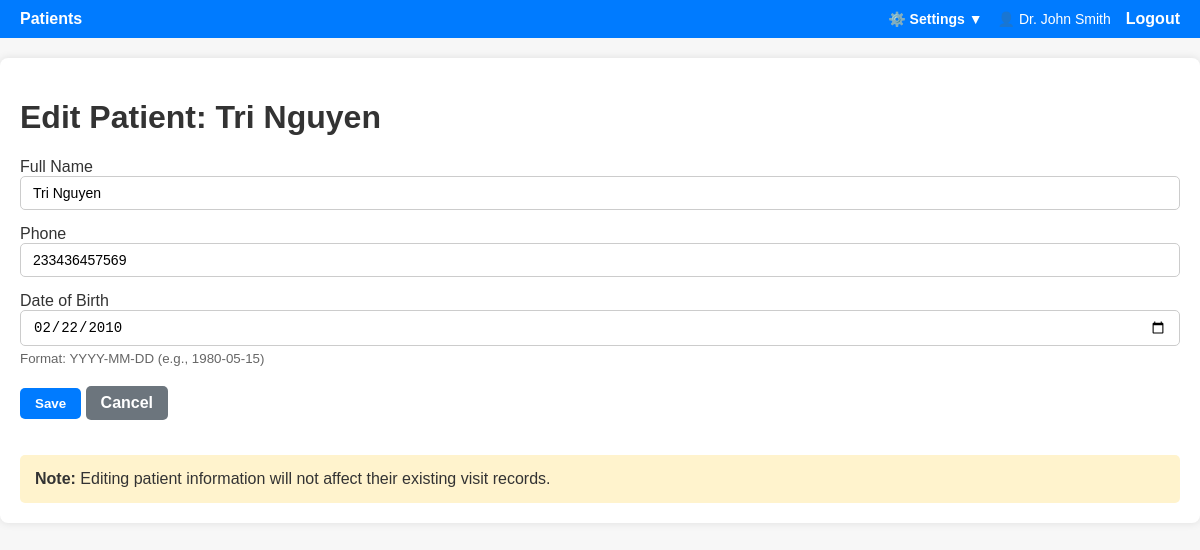
Screenshot of /patients/17/edit (signed in) with the database file from the repository.
### doctor_app/models.py (models this page shows, shortened)
class User(UserMixin, db.Model):
    id = db.Column(db.Integer, primary_key=True)
    username = db.Column(db.String(80), unique=True, nullable=False)
    password_hash = db.Column(db.String(255), nullable=False)
    role = db.Column(db.String(20), default="doctor")  # 'admin' or 'doctor'
    full_name = db.Column(db.String(120), nullable=True)
    email = db.Column(db.String(120), nullable=True)
    location = db.Column(
        db.String(255), nullable=True
    )  # UPDATED: Increased to 255 for full addresses
    created_at = db.Column(db.DateTime, default=datetime.utcnow)
    is_active = db.Column(db.Boolean, default=True)
    visits = db.relationship(
        "Visit", backref="creator", lazy=True, foreign_keys="Visit.created_by"
    )
    patients = db.relationship("Patient", backref="primary_doctor", lazy=True)
    def is_admin(self):
        return self.role == "admin"

class Patient(db.Model):
    id = db.Column(db.Integer, primary_key=True)
    full_name = db.Column(db.String(120), nullable=False, index=True)
    phone = db.Column(db.String(30), nullable=True, index=True)
    date_of_birth = db.Column(db.Date, nullable=True)
    created_at = db.Column(db.DateTime, default=datetime.utcnow)
    doctor_id = db.Column(
        db.Integer, db.ForeignKey("user.id"), nullable=True
    )  # NEW: Primary doctor
    visits = db.relationship(
        "Visit", backref="patient", lazy=True, cascade="all, delete-orphan"
    )

### doctor_app/patients/routes.py (the view, shortened to what this page needs)
@bp.route("/<int:patient_id>/edit", methods=["GET", "POST"])
@login_required
def edit_patient(patient_id):
    patient = Patient.query.get_or_404(patient_id)
    form = PatientForm(obj=patient)
    return render_template("patients/edit.html", form=form, patient=patient)

### doctor_app/patients/forms.py
class PatientForm(FlaskForm):
    full_name = StringField("Full Name", validators=[DataRequired(), Length(max=120)])
    phone = StringField("Phone", validators=[Optional(), Length(max=30)])
    date_of_birth = DateField(
        "Date of Birth", validators=[Optional(), validate_date_of_birth]
    )
    submit = SubmitField("Save")

### doctor_app/auth/routes.py (called while the page is built)
@login_manager.user_loader
def load_user(user_id):
    return User.query.get(int(user_id))

### doctor_app/templates/patients/edit.html (shortened to what this page needs)
{% extends 'base.html' %}
{% block content %}
<h1>Edit Patient: {{ patient.full_name }}</h1>
<form method="post">
    <div class="form-group">
        {{ form.full_name.label }}
        {{ form.full_name(class="form-control") }}
    </div>
    <div class="form-group">
        {{ form.phone.label }}
        {{ form.phone(class="form-control") }}
    </div>
    <div class="form-group">
        {{ form.date_of_birth.label }}
        {{ form.date_of_birth(class="form-control") }}
        {% if form.date_of_birth.errors %}
            <div style="background: #fff3cd; color: #856404; padding: 12px; border-radius: 5px; margin-top: 8px; border-left: 4px solid #ffc107;">
                <strong>❌ Date of Birth Error:</strong>
                <ul style="margin: 8px 0 0 20px; padding: 0;">
                    {% for error in form.date_of_birth.errors %}
                        <li>{{ error }}</li>
                    {% endfor %}
                </ul>
                <div style="margin-top: 10px; padding: 10px; background: white; border-radius: 3px;">
                    <strong>💡 What to do:</strong>
                    <ul style="margin: 5px 0 0 20px;">
                        <li>Make sure the year is correct (not in the future)</li>
                        <li>Check if you entered 4 digits for the year (e.g., 1980, not 80)</li>
                        <li>Verify the date is reasonable (between today and 150 years ago)</li>
                    </ul>
                </div>
            </div>
        {% else %}
            <small style="color: #666; display: block; margin-top: 5px;">Format: YYYY-MM-DD (e.g., 1980-05-15)</small>
        {% endif %}
    </div>
    {{ form.submit(class="btn") }}
    <a href="{{ url_for('patients.patient_detail', patient_id=patient.id) }}" class="btn" style="background: #6c757d;">Cancel</a>
</form>
<div style="margin-top: 30px; padding: 15px; background: #fff3cd; border-radius: 5px;">
    <strong>Note:</strong> Editing patient information will not affect their existing visit records.
</div>
{% endblock %}

### doctor_app/templates/base.html (shortened to what this page needs)
<!doctype html>
<html lang="en">
<head>
  <link rel="stylesheet" href="{{ url_for('static', filename='style.css') }}">
</head>
<body>
  <nav>
    <a href="{{ url_for('patients.list_patients') }}" class="{% if request.endpoint == 'patients.list_patients' %}active{% endif %}">Patients</a>
    <div style="margin-left: auto; display: flex; align-items: center; gap: 15px;">
      <div class="dropdown" id="settingsDropdown">
        <button class="dropdown-button" onclick="toggleDropdown()">⚙️ Settings ▼</button>
      </div>
      <span style="color: #fff; font-size: 14px;">
        👤 {{ current_user.full_name or current_user.username }}
      </span>
      <a href="{{ url_for('auth.logout') }}">Logout</a>
    </div>
  </nav>
  <main>
    {% block content %}{% endblock %}
  </main>
</body>
</html>

### doctor_app/static/style.css (style rules this page uses)
body { font-family: Arial; background: #f7f7f7; color: #333; margin: 0; padding: 0; }
main { max-width: 1200px; margin: 20px auto; padding: 20px; background: #fff; border-radius: 8px; box-shadow: 0 0 8px rgba(0,0,0,0.1); }
nav { background: #007bff; padding: 10px 20px; display: flex; gap: 15px; }
nav a { color: #fff; text-decoration: none; font-weight: bold; }
.btn { padding: 8px 15px; border-radius: 5px; background: #007bff; color: #fff; text-decoration: none; font-weight: bold; display: inline-block; margin: 5px 0; cursor: pointer; border: none; }
.form-group { margin-bottom: 15px; }
input[type="text"], input[type="password"], input[type="date"], input[type="file"], textarea, select { padding: 8px 12px; font-size: 14px; border-radius: 5px; border: 1px solid #ccc; width: 100%; box-sizing: border-box; }

### doctor_app/templates/base.html (style rules this page uses)
.dropdown { position: relative; display: inline-block; }
.dropdown-button { background: none; border: none; color: #fff; text-decoration: none; font-weight: bold; cursor: pointer; padding: 0; font-size: 14px; font-family: Arial; }

### rows the page displays
User: full_name "Dr. John Smith"
Patient: full_name "Tri Nguyen", phone "233436457569", date_of_birth "02/22/2010"
